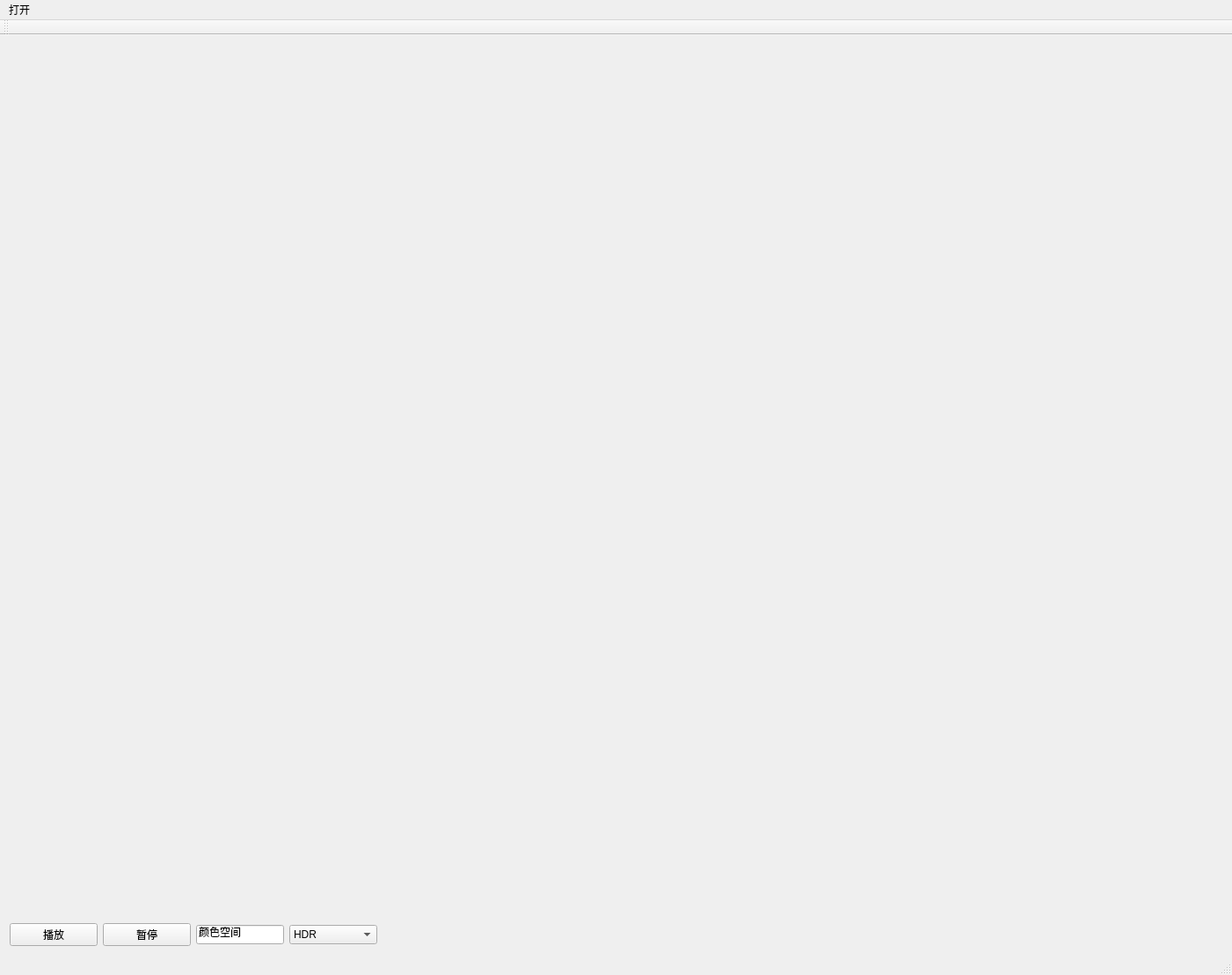
<?xml version="1.0" encoding="UTF-8"?>
<ui version="4.0">
 <class>FFPlayerClass</class>
 <widget class="QMainWindow" name="FFPlayerClass">
  <property name="geometry">
   <rect>
    <x>0</x>
    <y>0</y>
    <width>1401</width>
    <height>1109</height>
   </rect>
  </property>
  <property name="windowTitle">
   <string>FFPlayer</string>
  </property>
  <widget class="QWidget" name="centralWidget">
   <layout class="QVBoxLayout" name="verticalLayout" stretch="10,1">
    <item alignment="Qt::AlignHCenter|Qt::AlignTop">
     <widget class="QDXWidget" name="playerWeight" native="true">
      <property name="enabled">
       <bool>true</bool>
      </property>
      <property name="minimumSize">
       <size>
        <width>1300</width>
        <height>900</height>
       </size>
      </property>
     </widget>
    </item>
    <item>
     <layout class="QHBoxLayout" name="horizontalLayout">
      <item>
       <widget class="QPushButton" name="pushButtonPlayer">
        <property name="minimumSize">
         <size>
          <width>100</width>
          <height>0</height>
         </size>
        </property>
        <property name="text">
         <string>播放</string>
        </property>
       </widget>
      </item>
      <item>
       <widget class="QPushButton" name="pushButtonPause">
        <property name="minimumSize">
         <size>
          <width>100</width>
          <height>0</height>
         </size>
        </property>
        <property name="text">
         <string>暂停</string>
        </property>
       </widget>
      </item>
      <item>
       <widget class="QLineEdit" name="lineEdit">
        <property name="maximumSize">
         <size>
          <width>100</width>
          <height>16777215</height>
         </size>
        </property>
        <property name="text">
         <string>颜色空间</string>
        </property>
       </widget>
      </item>
      <item>
       <widget class="QComboBox" name="comboBoxColorSpace">
        <property name="minimumSize">
         <size>
          <width>100</width>
          <height>0</height>
         </size>
        </property>
        <item>
         <property name="text">
          <string>HDR</string>
         </property>
        </item>
        <item>
         <property name="text">
          <string>SDR</string>
         </property>
        </item>
       </widget>
      </item>
      <item>
       <spacer name="horizontalSpacer">
        <property name="orientation">
         <enum>Qt::Horizontal</enum>
        </property>
        <property name="sizeHint" stdset="0">
         <size>
          <width>40</width>
          <height>20</height>
         </size>
        </property>
       </spacer>
      </item>
     </layout>
    </item>
   </layout>
  </widget>
  <widget class="QMenuBar" name="menuBar">
   <property name="geometry">
    <rect>
     <x>0</x>
     <y>0</y>
     <width>1401</width>
     <height>20</height>
    </rect>
   </property>
   <widget class="QMenu" name="menu">
    <property name="title">
     <string>打开</string>
    </property>
    <addaction name="actionOpen"/>
   </widget>
   <addaction name="menu"/>
  </widget>
  <widget class="QToolBar" name="mainToolBar">
   <attribute name="toolBarArea">
    <enum>TopToolBarArea</enum>
   </attribute>
   <attribute name="toolBarBreak">
    <bool>false</bool>
   </attribute>
  </widget>
  <widget class="QStatusBar" name="statusBar"/>
  <action name="actionOpen">
   <property name="text">
    <string>Open</string>
   </property>
  </action>
 </widget>
 <layoutdefault spacing="6" margin="11"/>
 <customwidgets>
  <customwidget>
   <class>QDXWidget</class>
   <extends>QWidget</extends>
   <header location="global">qdxwidget.h</header>
   <container>1</container>
  </customwidget>
 </customwidgets>
 <resources>
  <include location="FFPlayer.qrc"/>
 </resources>
 <connections/>
</ui>
